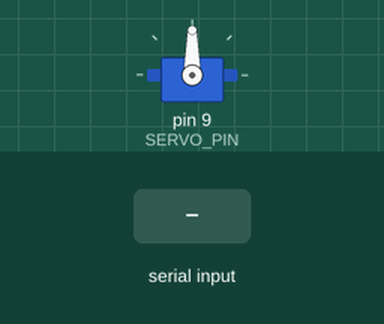
Simulated run of this sketch. Board: Arduino Uno, built with avr-gcc and run on an emulated ATmega328P. On the bench: servo. The inputs (shaded band) are chosen by the test bench.

Above: at 1.2 s.
1.3 s: "90,45\n" received over Serial
At 2.5 s:
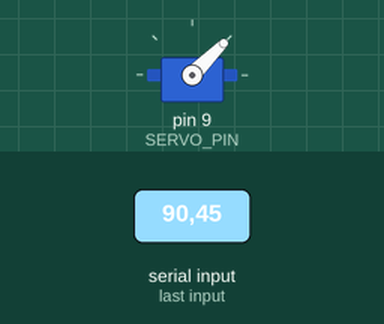
2.8 s: "30,150\n" received over Serial
At 3.7 s:
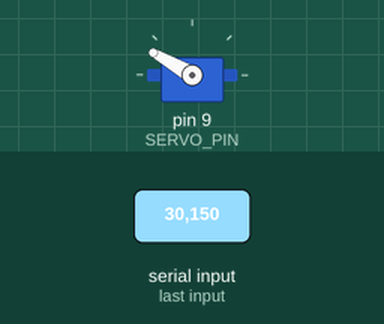
4.3 s: "5\n" received over Serial
At 4.7 s:
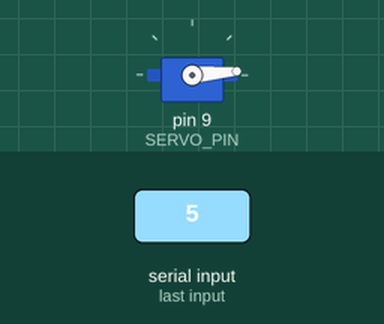
5.8 s: "90\n" received over Serial
At 7.1 s:
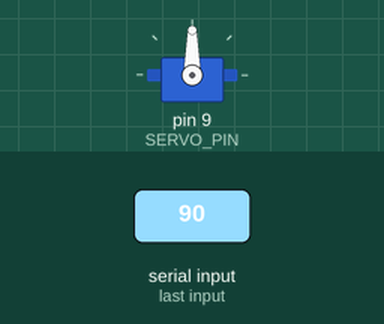
Timing chart, 0 to 8.3 s (numbered marks = the images above; inputs shaded):
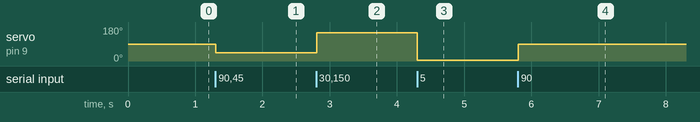

Measured:
- after the input at 1.3 s, servo on pin 9 (SERVO_PIN): 90° → 45° at once
- after the input at 2.8 s, servo on pin 9 (SERVO_PIN): 45° → 150° at once
- after the input at 4.3 s, servo on pin 9 (SERVO_PIN): 150° → 5° at once
- after the input at 5.8 s, servo on pin 9 (SERVO_PIN): 5° → 90° at once

The sketch:

servo_controller.ino
```cpp
#include <Servo.h>

// Receives newline-terminated integer angles from the Python application.
// Adjust SERVO_PIN and angle limits to match your mechanical setup.

constexpr uint8_t SERVO_PIN = 9;
constexpr int START_ANGLE = 90;
constexpr int MIN_ANGLE = 0;
constexpr int MAX_ANGLE = 180;

Servo panServo;

void setup() {
  Serial.begin(9600);
  Serial.setTimeout(30);
  panServo.attach(SERVO_PIN);
  panServo.write(START_ANGLE);
}

void loop() {
  if (Serial.available() <= 0) {
    return;
  }

  const int requestedAngle = Serial.parseInt();
  while (Serial.available() > 0) {
    Serial.read();  // Discard the newline and any stale bytes.
  }

  if (requestedAngle >= MIN_ANGLE && requestedAngle <= MAX_ANGLE) {
    panServo.write(requestedAngle);
  }
}
```
